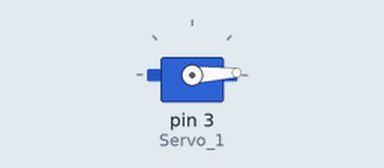
This sketch was run on a simulated Arduino Uno, built with avr-gcc and run on an emulated ATmega328P. Parts: servo.

Above: at 0.05 s.
At 1.45 s:
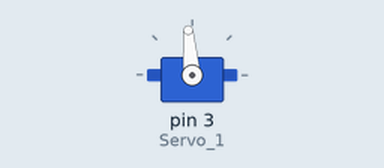
At 2.85 s:
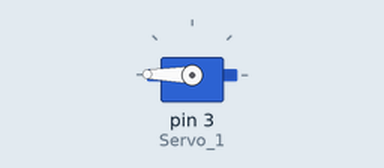
At 5.7 s:
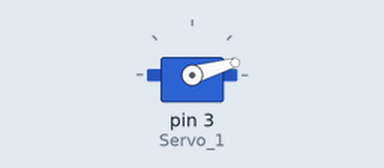
Timing chart, 0 to 8.4 s (numbered marks = the images above):
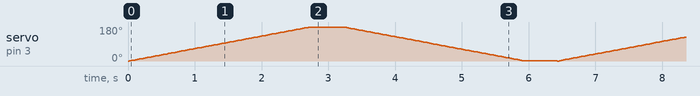

The sketch:

ControlServo.ino
```cpp
/*
Talos Electronics
Rafael Lozano Rolón
7/Septiembre/2015
*/
#include <Servo.h> //Libreria para Servomotores

Servo Servo_1;

int Angulo = 0;    // Variable que contendra el angulo de giro del servo

void setup()
{
  Servo_1.attach(3);  // Definir el pin (3) que se utilizara para el control del servo
}


void loop()
{
  for(Angulo= 0;Angulo < 180; Angulo += 1)  //Incrementar de 1 en 1 el angulo que va de 0° hasta 180°
  {
    Servo_1.write(Angulo);                  // Decirle al Servo_1 que se mueva los grados que estan en la variable angulo
    delay(15);                              // Esperar 15 ms para que el servo alcance la posicion
  }
  delay(500);                                //Esperar 500 ms
  for(Angulo = 180; Angulo>=1; Angulo-=1)    // Decrementar de 1 en 1 el angulo que va de 180° hasta 0°
  {
    Servo_1.write(Angulo);                   // Decirle al Servo_1 que se mueva los grados que estan en la variable angulo
    delay(15);                              // Esperar 15 ms para que el servo alcance la posicion
  }
  delay(500);                        //Esperar 500 ms
}
```
